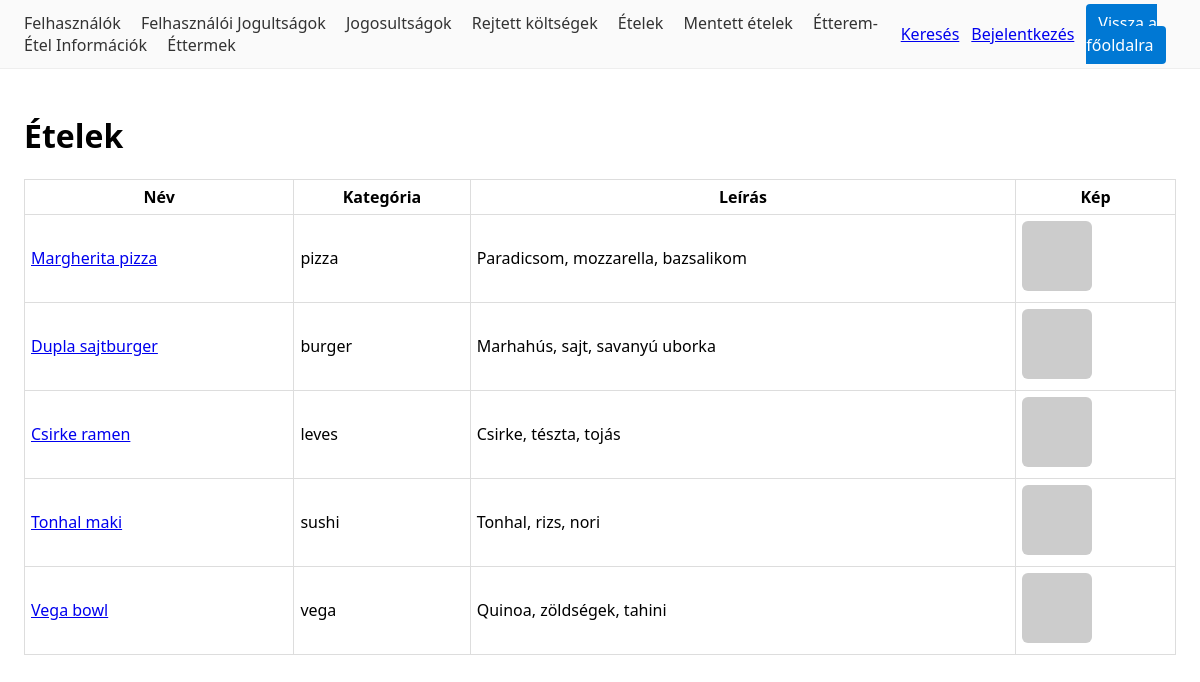
Page /etel/ on the committed database.
### catalog/models.py (models this page shows, shortened)
class Etel(models.Model):
    nev = models.CharField(max_length=150)
    leiras = models.TextField(blank=True)
    kategoria = models.CharField(max_length=50, blank=True)
    kep_url = models.URLField(blank=True)

### catalog/views.py (the view)
# urls.py: path("etel/", views.EtelListView.as_view(), name="etel_list"),
class EtelListView(ListView):
    model = Etel
    paginate_by = 20
    template_name = "catalog/etel_list.html"

### templates/catalog/etel_list.html (shortened to what this page needs)
{% extends "_base.html" %}
{% block content %}
<h1>Ételek</h1>
<table>
  <tr>
    <th>Név</th>
    <th>Kategória</th>
    <th>Leírás</th>
    <th>Kép</th>
  </tr>
  {% for o in object_list %}
    <tr>
      <td><a href="{% url 'catalog:etel_detail' o.pk %}">{{ o.nev }}</a></td>
      <td>{{ o.kategoria }}</td>
      <td>{{ o.leiras|default:"–" }}</td>
      <td>
        {% if o.kep_url %}
          <a href="{{ o.kep_url }}" target="_blank" rel="noopener">
            <img src="{{ o.kep_url }}" alt="{{ o.nev }}" style="max-width:90px; max-height:70px; object-fit:cover; border-radius:6px;">
          </a>
        {% else %}–
        {% endif %}
      </td>
    </tr>
  {% empty %}
    <tr>
      <td colspan="{% if user.is_authenticated and user.is_staff %}5{% else %}4{% endif %}">Nincs adat.</td>
    </tr>
  {% endfor %}
</table>
{% endblock %}

### templates/_base.html (style rules this page uses)
body { font-family:system-ui,Segoe UI,Arial;margin:0 }
table { border-collapse:collapse;width:100% }
th,td { border:1px solid #ddd;padding:6px }

### rows in the picture
Etel: nev "Margherita pizza", kategoria "pizza", leiras "Paradicsom, mozzarella, bazsalikom"
Etel: nev "Dupla sajtburger", kategoria "burger", leiras "Marhahús, sajt, savanyú uborka"
Etel: nev "Csirke ramen", kategoria "leves", leiras "Csirke, tészta, tojás"
Etel: nev "Tonhal maki", kategoria "sushi", leiras "Tonhal, rizs, nori"
Etel: nev "Vega bowl", kategoria "vega", leiras "Quinoa, zöldségek, tahini"
